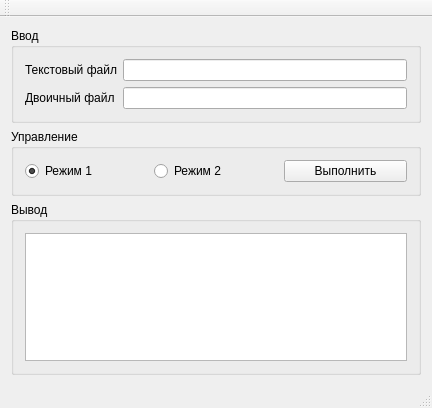
<?xml version="1.0" encoding="UTF-8"?>
<ui version="4.0">
 <class>MainWindow</class>
 <widget class="QMainWindow" name="MainWindow">
  <property name="geometry">
   <rect>
    <x>0</x>
    <y>0</y>
    <width>432</width>
    <height>408</height>
   </rect>
  </property>
  <property name="windowTitle">
   <string>Практическая работа</string>
  </property>
  <widget class="QWidget" name="centralWidget">
   <layout class="QVBoxLayout" name="verticalLayout_2">
    <item>
     <widget class="QGroupBox" name="inputGroupBox">
      <property name="title">
       <string>Ввод</string>
      </property>
      <layout class="QFormLayout" name="formLayout_4">
       <item row="0" column="0">
        <widget class="QLabel" name="textFileLabel">
         <property name="text">
          <string>Текстовый файл</string>
         </property>
        </widget>
       </item>
       <item row="0" column="1">
        <widget class="QLineEdit" name="textFileLineEdit"/>
       </item>
       <item row="1" column="0">
        <widget class="QLabel" name="binFileLabel">
         <property name="text">
          <string>Двоичный файл</string>
         </property>
        </widget>
       </item>
       <item row="1" column="1">
        <widget class="QLineEdit" name="binFileLineEdit"/>
       </item>
      </layout>
     </widget>
    </item>
    <item>
     <widget class="QGroupBox" name="controlGroupBox">
      <property name="title">
       <string>Управление</string>
      </property>
      <layout class="QHBoxLayout" name="horizontalLayout">
       <item>
        <widget class="QRadioButton" name="mode1RadioButton">
         <property name="text">
          <string>Режим 1</string>
         </property>
         <property name="checked">
          <bool>true</bool>
         </property>
         <attribute name="buttonGroup">
          <string notr="true">modeButtonGroup</string>
         </attribute>
        </widget>
       </item>
       <item>
        <widget class="QRadioButton" name="mode2RadioButton">
         <property name="text">
          <string>Режим 2</string>
         </property>
         <attribute name="buttonGroup">
          <string notr="true">modeButtonGroup</string>
         </attribute>
        </widget>
       </item>
       <item>
        <widget class="QPushButton" name="execPushButton">
         <property name="text">
          <string>Выполнить</string>
         </property>
         <property name="autoDefault">
          <bool>true</bool>
         </property>
         <property name="default">
          <bool>false</bool>
         </property>
        </widget>
       </item>
      </layout>
     </widget>
    </item>
    <item>
     <widget class="QGroupBox" name="outGroupBox">
      <property name="title">
       <string>Вывод</string>
      </property>
      <layout class="QVBoxLayout" name="verticalLayout_3">
       <item>
        <widget class="QPlainTextEdit" name="outTextEdit">
         <property name="enabled">
          <bool>true</bool>
         </property>
         <property name="readOnly">
          <bool>true</bool>
         </property>
        </widget>
       </item>
      </layout>
     </widget>
    </item>
   </layout>
  </widget>
  <widget class="QStatusBar" name="statusBar"/>
  <widget class="QToolBar" name="mainToolBar">
   <attribute name="toolBarArea">
    <enum>TopToolBarArea</enum>
   </attribute>
   <attribute name="toolBarBreak">
    <bool>false</bool>
   </attribute>
  </widget>
  <widget class="QMenuBar" name="menuBar">
   <property name="geometry">
    <rect>
     <x>0</x>
     <y>0</y>
     <width>432</width>
     <height>20</height>
    </rect>
   </property>
  </widget>
 </widget>
 <layoutdefault spacing="6" margin="11"/>
 <resources/>
 <connections/>
 <buttongroups>
  <buttongroup name="modeButtonGroup"/>
 </buttongroups>
</ui>
